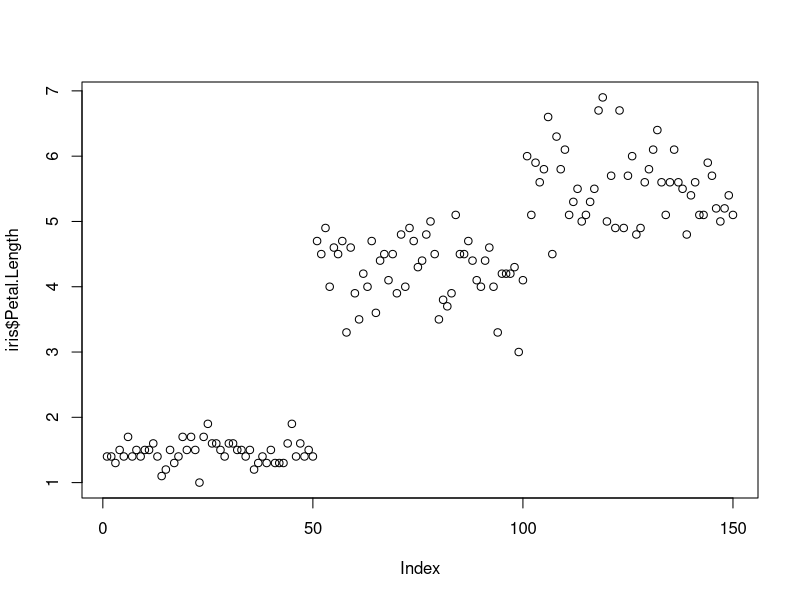
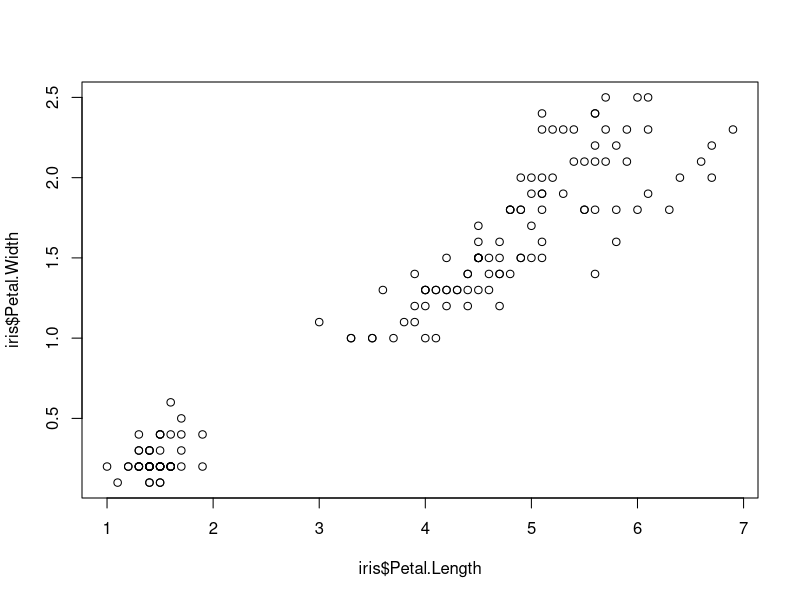
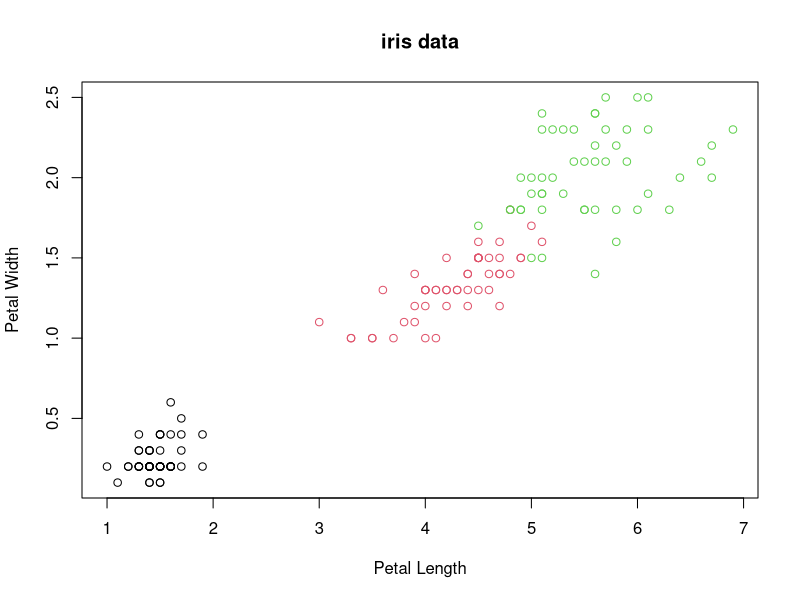
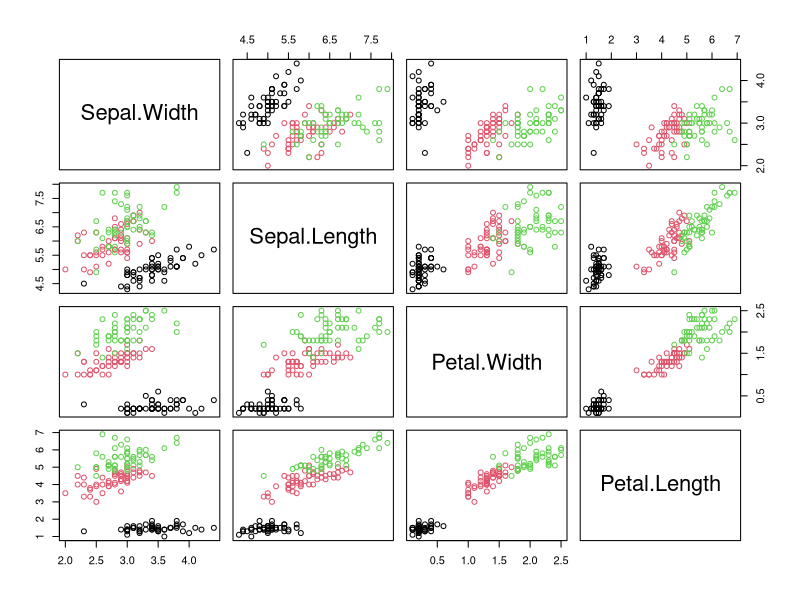
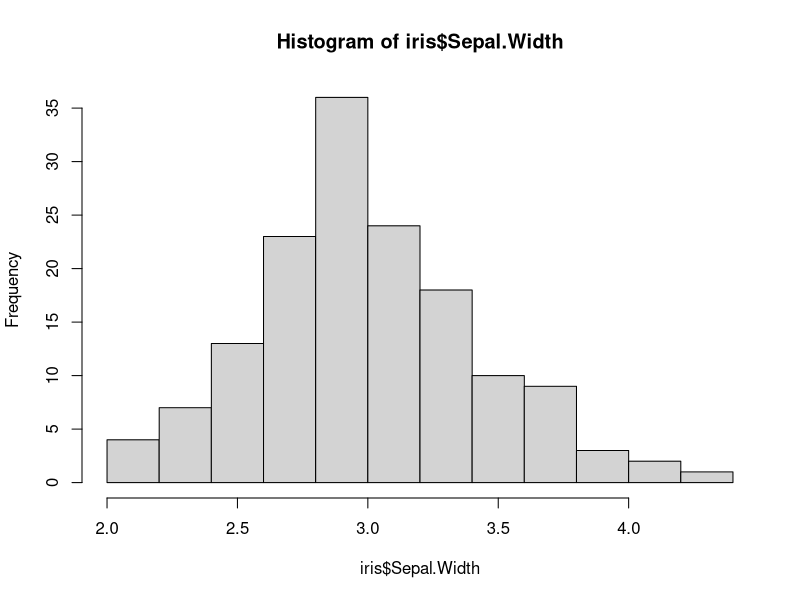
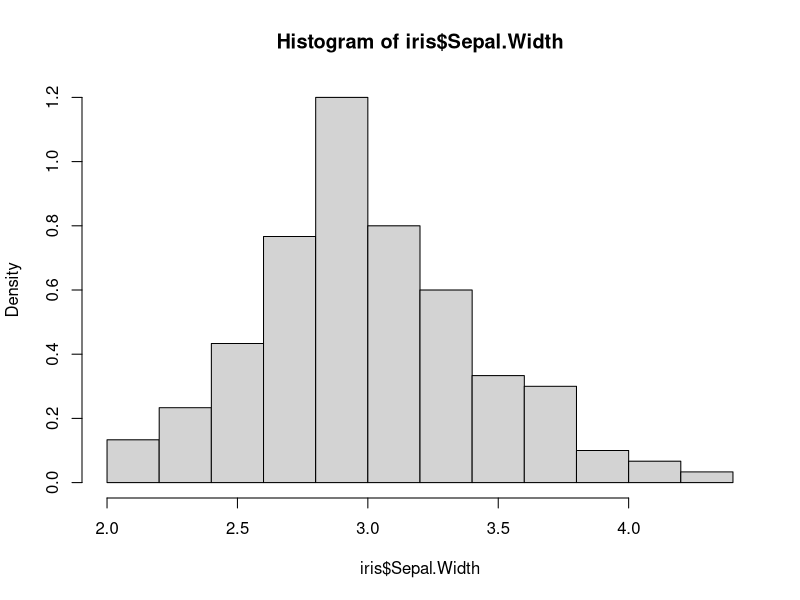
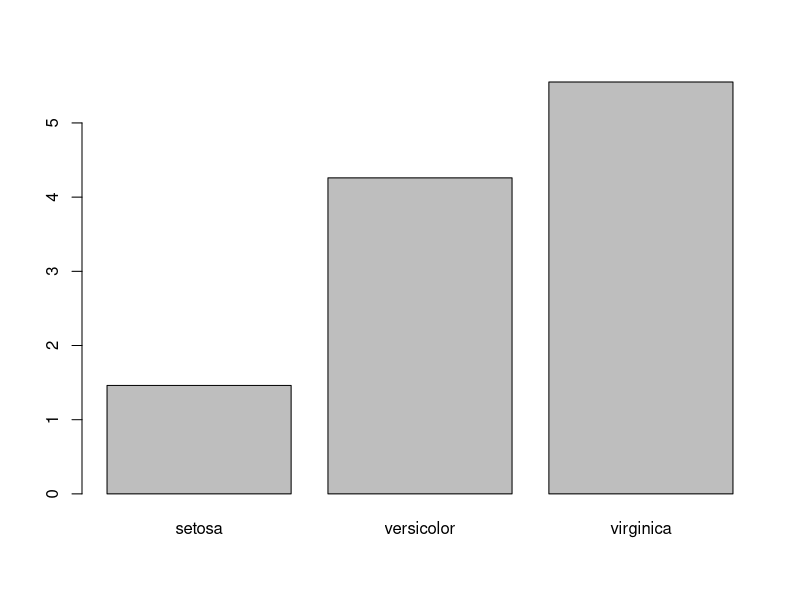
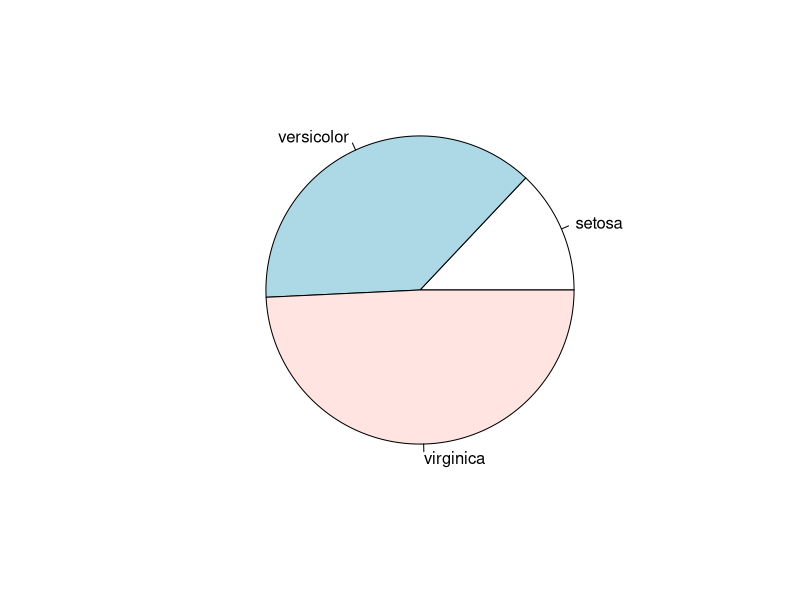

Generate these figures, in order, with R:
# 데이터 그리기


# plot(): 산점도 그리기
# 산점도(scatter plot)는 데이터를 x축과 y축에 점으로 표시하는 그래프
# 실제 값들을 표현해서 데이터 분포나 관계를 확인하는 데 유용하다.
plot(iris$Petal.Length) # 꽃잎 길이(Petal.Length)의 산점도

plot(iris$Petal.Length, iris$Petal.Width) # iris 꽃잎의 길이와 넓이를 x축, y축을 기준으로 한 산점도

plot(iris$Petal.Length, iris$Petal.Width, main = "iris data",
xlab = "Petal Length", ylab = "Petal Width", col = iris$Species)
# 꽃잎 길이(Petal.Length)와 넓이(Petal.Width)를 축으로 그린 산점도. 
# 그래프 제목으로 ‘iris data’, x축과 y축에 이름을 부여. 또 품종(Species)별로 색상을 입힘

# pairs(): 행렬 산점도 그리기. 
# 산점 행렬도는 산점도 그래프를 변수 여러 개로 조합하여 나타내는 행렬 형태의 그래프 
# 변수 간 관계를 파악하여 산점도를 그리므로 변수 간 특징을 쉽게 찾을 수 있습니다.
pairs(~ Sepal.Width + Sepal.Length + Petal.Width + Petal.Length, 
data = iris, col = iris$Species)


# hist(): 히스토그램 그리기 
# 히스토그램은 값의 범위마다 빈도를 표현한 것. 
# 데이터가 모여 있는 정도(분포)를 확인하기에 좋다.
hist(iris$Sepal.Width) # iris의 꽃받침 넓이(Sepal.Width)의 빈도를 그리는 히스토그램

hist(iris$Sepal.Width, freq = FALSE) 
# 각 구간에 얼마큼 데이터가 속해 있는지 나타내고, 각 구간을 합친 확률 밀도의 합은 1이다.


# barplot(): 막내 그래프 그리기 
# 막대 그래프는 데이터 크기를 막대 길이로 표현한 것.
# 집단 간 차이를 확인하고자 할 때 유용하다. 
# hist()와 다른 점은 막내 사이에 간격의 유무이다. 

x <- aggregate(Petal.Length ~ Species, iris, mean) # 품종별 꽃잎 길이의 평균을 구함
barplot(x$Petal.Length, names = x$Species) # 막대 그래프 이름으로 품종 지정 


# pie(): 파이 차트 그리기 
# 파이 차트는 데이터 비율을 표현하는 데 유용하다. 

x <- aggregate(Petal.Length ~ Species, iris, sum) # 품종별로 꽃잎 길이 합산 
pie(x$Petal.Length, labels = x$Species) # 품종 이름을 붙여 파이 그래프 그리기 



